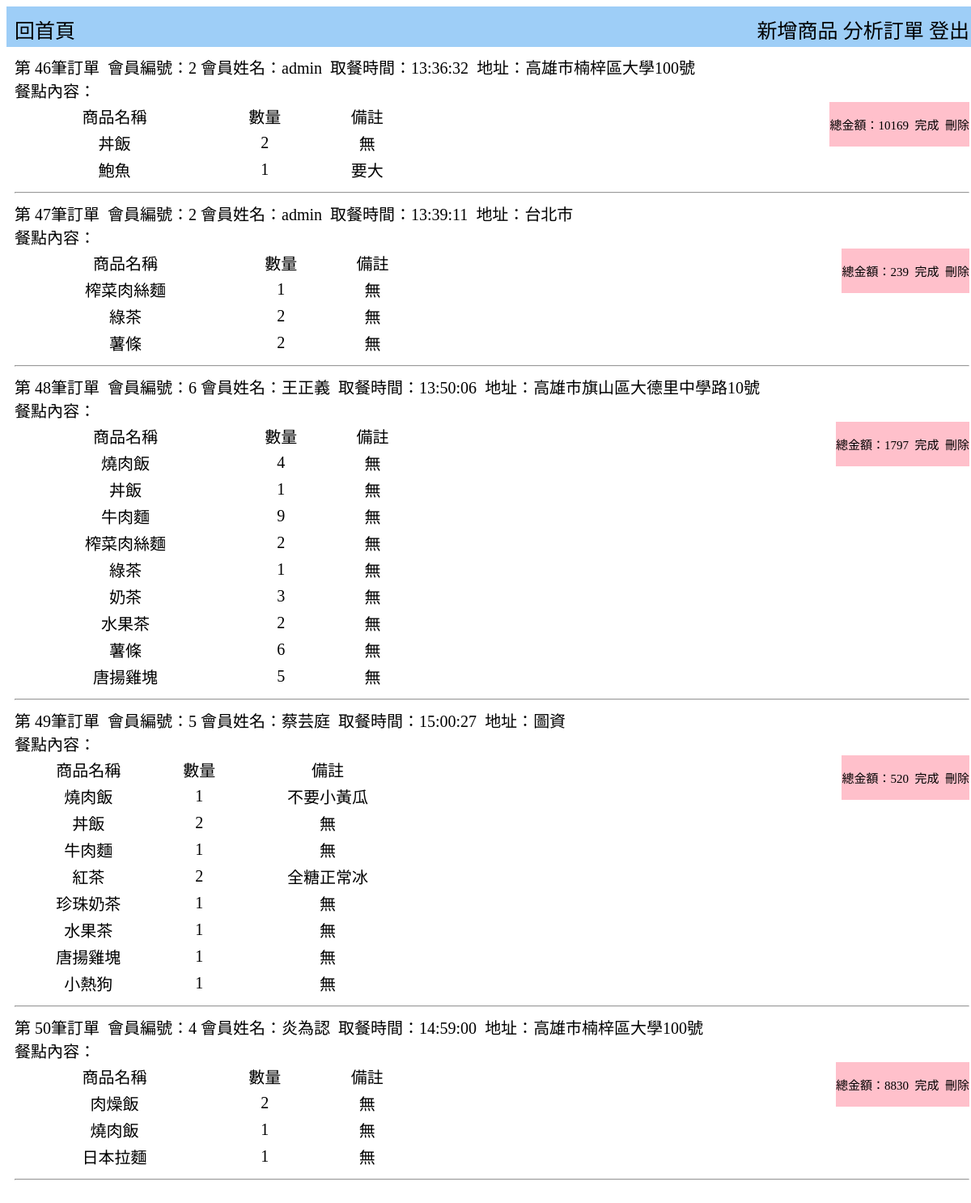
/Order_overview.php, run on the app's committed database.
### tables this page shows
CREATE TABLE `invoice` (
  `Code` int(11) NOT NULL,
  `Member_Code` int(11) NOT NULL,
  `Recipient_GetTime` time NOT NULL,
  `Recipient_Data` datetime NOT NULL,
  `Recipient_Address` varchar(50) NOT NULL,
  `status` varchar(10) NOT NULL,
  `GetTimeHours` varchar(2) NOT NULL,
  `totalprice` int(10) NOT NULL
);

CREATE TABLE `member` (
  `code` int(3) NOT NULL,
  `UID` varchar(30) NOT NULL,
  `pwd` varchar(30) NOT NULL,
  `name` varchar(30) NOT NULL,
  `gender` varchar(30) NOT NULL,
  `job` varchar(10) NOT NULL,
  `email` varchar(30) NOT NULL,
  `phone` int(30) NOT NULL,
  `Bday` date NOT NULL,
  `address` varchar(100) NOT NULL,
  `other` varchar(100) NOT NULL
);

CREATE TABLE `product` (
  `Code` int(3) NOT NULL,
  `Name` varchar(20) NOT NULL,
  `Price` int(4) NOT NULL,
  `Status` varchar(5) NOT NULL,
  `species` varchar(50) NOT NULL
);

CREATE TABLE `list` (
  `Code` int(11) NOT NULL,
  `invoice_Code` int(11) NOT NULL,
  `Produce_Code` int(11) NOT NULL,
  `Total_Amount` int(11) NOT NULL,
  `Total_Sum` int(11) NOT NULL,
  `Remarks` varchar(50) NOT NULL
);

### Order_overview.php (the view, shortened to what this page needs)
<?php
require("sql/linksql.php");
mysqli_query($link,'SET NAMES utf8');
?>
<html>
	<head>
		<link rel="stylesheet" type="text/css" href="css/title.css" />
		<link rel="stylesheet" type="text/css" href="css/home.css" />
	</head>
	<body>
		<div class="container">
			<div class="header" >
				<div class="lonig">
				<a href="inputorder.php">新增商品</a> <a href="Analyze.php">分析訂單</a> <a href="logout.php">登出</a>
				</div>
				<div class="reHome">
				<a href="home.php">回首頁</a>
				</div>
			</div>
			<div class="maintop">
				<?php
				$result=mysqli_query($link," SELECT * FROM invoice,member WHERE invoice.Member_Code=member.code ");
				while ($row=mysqli_fetch_assoc($result) )
				{
					if ($row['status']=="no")
					{
						echo "第 ".$row['Code']."筆訂單";
						echo "&nbsp&nbsp會員編號：".$row['Member_Code']." 會員姓名：".$row['name']."&nbsp&nbsp取餐時間：".$row['Recipient_GetTime']."&nbsp&nbsp地址：".$row['Recipient_Address'];
						echo "<br/>餐點內容：<br/>";
						?>
						<div class="right">
						<?php
						echo "<br/>總金額：".$row['totalprice'];
						echo "&nbsp&nbsp<a href='finshOrder.php?Code=$row[Code]'>完成</a>&nbsp&nbsp<a href='delOrder.php?Code=$row[Code]'>刪除</a><br/><br/>";
						?>
							</div>
						<?php
						echo "<table>";
						echo "<tr><td>商品名稱</td><td>數量</td><td>備註</td></tr>";
						$ICode=$row['Code'];
						$result2=mysqli_query($link," SELECT * FROM list WHERE invoice_Code = '$ICode' ");
						while ($row2=mysqli_fetch_assoc($result2) )
						{
							echo "<tr>";
							$PCode=$row2['Produce_Code'];
							$result3=mysqli_query($link," SELECT * FROM product WHERE Code='$PCode' ");
							while ($row3=mysqli_fetch_assoc($result3))
							{
								echo "<td>".$row3['Name']."</td>";
							}
							echo " <td>".$row2['Total_Amount']."</td><td>".$row2['Remarks']."</td>";
							echo "</tr>";
						}
						echo "</table>";
						echo "<hr>";
					}
				}
				?>
			</div>
		</div>
	</body>

### css/title.css (style rules this page uses)
.header { background-color: #9ECEF7; height: 30px; color: white; text-align: center; margin:0px auto; padding:10px; }
.reHome { color:; text-align:left; font-size: 25px; }
.lonig { text-align:right; font-size: 25px; width:50%; float:right; }
a { color:black; text-decoration:none; }
.container { width:1200px; margin:0px auto; font-family:"微軟正黑體"; }

### css/home.css (style rules this page uses)
.maintop { padding:10px; font-size: 20px; }
.right { background-color: pink; text-align: center; font-size: 15px; float:right; }
table { text-align: center; font-size: 20px; width: 500px; }

### data on the page
invoice: Code "46", Member_Code "2", member.name "admin", Recipient_GetTime "13:36:32", Recipient_Address "高雄市楠梓區大學100號", totalprice "10169"
list: Total_Amount "2", Remarks "無"
product: Name "丼飯"
list: Total_Amount "1", Remarks "要大"
product: Name "鮑魚"
invoice: Code "47", Member_Code "2", member.name "admin", Recipient_GetTime "13:39:11", Recipient_Address "台北市", totalprice "239"
list: Total_Amount "1", Remarks "無"
product: Name "榨菜肉絲麵"
list: Total_Amount "2", Remarks "無"
product: Name "綠茶"
list: Total_Amount "2", Remarks "無"
product: Name "薯條"
invoice: Code "48", Member_Code "6", member.name "王正義", Recipient_GetTime "13:50:06", Recipient_Address "高雄市旗山區大德里中學路10號", totalprice "1797"
list: Total_Amount "4", Remarks "無"
product: Name "燒肉飯"
list: Total_Amount "1", Remarks "無"
list: Total_Amount "9", Remarks "無"
product: Name "牛肉麵"
list: Total_Amount "2", Remarks "無"
list: Total_Amount "1", Remarks "無"
list: Total_Amount "3", Remarks "無"
product: Name "奶茶"
list: Total_Amount "2", Remarks "無"
product: Name "水果茶"
list: Total_Amount "6", Remarks "無"
list: Total_Amount "5", Remarks "無"
product: Name "唐揚雞塊"
invoice: Code "49", Member_Code "5", member.name "蔡芸庭", Recipient_GetTime "15:00:27", Recipient_Address "圖資", totalprice "520"
list: Total_Amount "1", Remarks "不要小黃瓜"
list: Total_Amount "2", Remarks "無"
list: Total_Amount "1", Remarks "無"
list: Total_Amount "2", Remarks "全糖正常冰"
product: Name "紅茶"
list: Total_Amount "1", Remarks "無"
product: Name "珍珠奶茶"
list: Total_Amount "1", Remarks "無"
list: Total_Amount "1", Remarks "無"
list: Total_Amount "1", Remarks "無"
product: Name "小熱狗"
invoice: Code "50", Member_Code "4", member.name "炎為認", Recipient_GetTime "14:59:00", Recipient_Address "高雄市楠梓區大學100號", totalprice "8830"
list: Total_Amount "2", Remarks "無"
product: Name "肉燥飯"
list: Total_Amount "1", Remarks "無"
list: Total_Amount "1", Remarks "無"
product: Name "日本拉麵"
